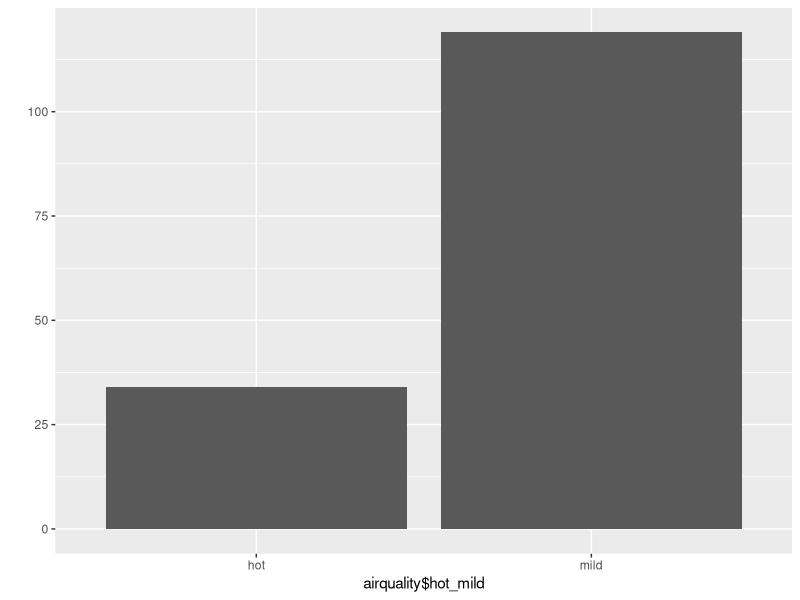

Reproduce this figure in R.
library(dplyr)
library(ggplot2)
attach(airquality)
head(airquality)
#1. 9월달 중 온도가 90F 이상인 날은 몇일 있었나?
#2. 가장 온도가 낮은 날은 언제였나?
#3. 7,8월 중 가장 온도가 높은 날은 언제였나? 이때 온도는? (화씨 기준)
#4. 온도를 섭씨로 바꾸어 temp_celsius 변수로 저장하라. 
#섭씨 온도 30C이상인 날은 hot, 이하는 mild라고 할때, hot한 날의 빈도와 mild한 날의 빈도를 알아내고 막대그래프로 그리시오

month_9=airquality%>%filter(Month==9)%>%filter(Temp>90)
nrow(month_9) #행의 수 출력
#1.답은 4일이다.

temp_days=airquality%>%select(Temp,Month,Day)
head(temp_days[order(temp_days$Temp),])
#가장 온도가 낮은 날은 5월 5일이다.

month_78=temp_days%>%filter(Month==7 | Month==8)
head(month_78[order(-month_78$Temp),])
#3. 7,8월 중 가장 온도가 높은 날은 8월 28일이며, 이때의 온도는 97이다.

airquality$temp_celsius=(airquality$Temp-32)/1.8 #섭씨 칼럼 추가
airquality$hot_mild=ifelse(airquality$temp_celsius>=30,"hot","mild")
qplot(airquality$hot_mild)